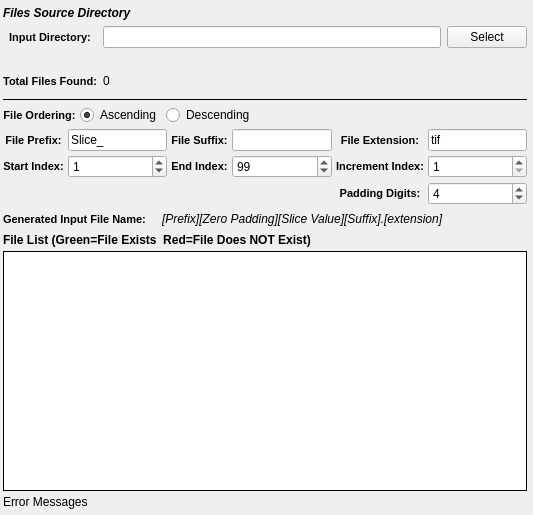
<?xml version="1.0" encoding="UTF-8"?>
<ui version="4.0">
 <class>TileListWidget</class>
 <widget class="QWidget" name="TileListWidget">
  <property name="geometry">
   <rect>
    <x>0</x>
    <y>0</y>
    <width>533</width>
    <height>515</height>
   </rect>
  </property>
  <property name="windowTitle">
   <string/>
  </property>
  <layout class="QVBoxLayout" name="verticalLayout">
   <property name="spacing">
    <number>4</number>
   </property>
   <property name="leftMargin">
    <number>3</number>
   </property>
   <property name="topMargin">
    <number>0</number>
   </property>
   <property name="rightMargin">
    <number>6</number>
   </property>
   <property name="bottomMargin">
    <number>6</number>
   </property>
   <item>
    <layout class="QGridLayout" name="widgetLayout">
     <property name="topMargin">
      <number>6</number>
     </property>
     <property name="bottomMargin">
      <number>6</number>
     </property>
     <property name="spacing">
      <number>6</number>
     </property>
     <item row="0" column="0" colspan="3">
      <widget class="QLabel" name="label_5">
       <property name="styleSheet">
        <string notr="true">QLabel 
{
	font-style: italic;font-weight: bold;
font-size: 12px;
}</string>
       </property>
       <property name="text">
        <string>Files Source Directory</string>
       </property>
      </widget>
     </item>
     <item row="3" column="1">
      <widget class="QLabel" name="totalSlices">
       <property name="text">
        <string>0</string>
       </property>
      </widget>
     </item>
     <item row="1" column="0">
      <widget class="QLabel" name="label_29">
       <property name="toolTip">
        <string>The directory that contains the .ang or .ctf files</string>
       </property>
       <property name="styleSheet">
        <string notr="true">QLabel {
font-weight: bold;
font-size: 11px;
}</string>
       </property>
       <property name="text">
        <string>Input Directory:</string>
       </property>
       <property name="alignment">
        <set>Qt::AlignCenter</set>
       </property>
      </widget>
     </item>
     <item row="1" column="1">
      <widget class="QtSLineEdit" name="inputDir"/>
     </item>
     <item row="1" column="2">
      <widget class="QPushButton" name="inputDirBtn">
       <property name="text">
        <string>Select</string>
       </property>
      </widget>
     </item>
     <item row="3" column="0">
      <widget class="QLabel" name="label_47">
       <property name="styleSheet">
        <string notr="true">QLabel {
font-weight: bold;
font-size: 11px;
}</string>
       </property>
       <property name="text">
        <string>Total Files Found:</string>
       </property>
       <property name="alignment">
        <set>Qt::AlignCenter</set>
       </property>
      </widget>
     </item>
     <item row="2" column="1">
      <widget class="SVSmallLabel" name="absPathLabel">
       <property name="font">
        <font>
         <weight>50</weight>
         <italic>false</italic>
         <bold>false</bold>
        </font>
       </property>
       <property name="text">
        <string/>
       </property>
       <property name="wordWrap">
        <bool>true</bool>
       </property>
       <property name="textInteractionFlags">
        <set>Qt::LinksAccessibleByMouse|Qt::TextSelectableByKeyboard|Qt::TextSelectableByMouse</set>
       </property>
      </widget>
     </item>
    </layout>
   </item>
   <item>
    <widget class="Line" name="line_9">
     <property name="frameShadow">
      <enum>QFrame::Plain</enum>
     </property>
     <property name="orientation">
      <enum>Qt::Horizontal</enum>
     </property>
    </widget>
   </item>
   <item>
    <layout class="QHBoxLayout" name="horizontalLayout">
     <item>
      <widget class="QLabel" name="label_7">
       <property name="styleSheet">
        <string notr="true">QLabel {
font-weight: bold;
font-size: 11px;
}</string>
       </property>
       <property name="text">
        <string>File Ordering:</string>
       </property>
       <property name="alignment">
        <set>Qt::AlignCenter</set>
       </property>
      </widget>
     </item>
     <item>
      <widget class="QRadioButton" name="orderAscending">
       <property name="text">
        <string>Ascending</string>
       </property>
       <property name="checked">
        <bool>true</bool>
       </property>
      </widget>
     </item>
     <item>
      <widget class="QRadioButton" name="orderDescending">
       <property name="text">
        <string>Descending</string>
       </property>
      </widget>
     </item>
     <item>
      <spacer name="horizontalSpacer">
       <property name="orientation">
        <enum>Qt::Horizontal</enum>
       </property>
       <property name="sizeHint" stdset="0">
        <size>
         <width>40</width>
         <height>20</height>
        </size>
       </property>
      </spacer>
     </item>
    </layout>
   </item>
   <item>
    <layout class="QGridLayout" name="gridLayout_20">
     <item row="1" column="3">
      <widget class="SVSpinBox" name="endIndex">
       <property name="minimumSize">
        <size>
         <width>75</width>
         <height>0</height>
        </size>
       </property>
       <property name="toolTip">
        <string>The file index to stop the import at. (Inclusive)</string>
       </property>
       <property name="maximum">
        <number>1000000</number>
       </property>
       <property name="value">
        <number>99</number>
       </property>
      </widget>
     </item>
     <item row="1" column="0">
      <widget class="QLabel" name="label_50">
       <property name="styleSheet">
        <string notr="true">QLabel {
font-weight: bold;
font-size: 11px;
}</string>
       </property>
       <property name="text">
        <string>Start Index:</string>
       </property>
       <property name="alignment">
        <set>Qt::AlignCenter</set>
       </property>
      </widget>
     </item>
     <item row="1" column="1">
      <widget class="SVSpinBox" name="startIndex">
       <property name="minimumSize">
        <size>
         <width>75</width>
         <height>0</height>
        </size>
       </property>
       <property name="toolTip">
        <string>Which file index to start the import at.</string>
       </property>
       <property name="maximum">
        <number>1000000</number>
       </property>
       <property name="value">
        <number>1</number>
       </property>
      </widget>
     </item>
     <item row="1" column="2">
      <widget class="QLabel" name="label_51">
       <property name="styleSheet">
        <string notr="true">QLabel {
font-weight: bold;
font-size: 11px;
}</string>
       </property>
       <property name="text">
        <string>End Index:</string>
       </property>
       <property name="alignment">
        <set>Qt::AlignCenter</set>
       </property>
      </widget>
     </item>
     <item row="0" column="4">
      <widget class="QLabel" name="label_56">
       <property name="styleSheet">
        <string notr="true">QLabel {
font-weight: bold;
font-size: 11px;
}</string>
       </property>
       <property name="text">
        <string>File Extension:</string>
       </property>
       <property name="alignment">
        <set>Qt::AlignCenter</set>
       </property>
      </widget>
     </item>
     <item row="0" column="3">
      <widget class="SVLineEdit" name="fileSuffix">
       <property name="toolTip">
        <string>The part of the filename that comes AFTER the slice index</string>
       </property>
      </widget>
     </item>
     <item row="0" column="5">
      <widget class="SVLineEdit" name="fileExt">
       <property name="toolTip">
        <string>The file extension of the input files</string>
       </property>
       <property name="text">
        <string>tif</string>
       </property>
      </widget>
     </item>
     <item row="0" column="0">
      <widget class="QLabel" name="label_32">
       <property name="styleSheet">
        <string notr="true">QLabel {
font-weight: bold;
font-size: 11px;
}</string>
       </property>
       <property name="text">
        <string>File Prefix:</string>
       </property>
       <property name="alignment">
        <set>Qt::AlignCenter</set>
       </property>
      </widget>
     </item>
     <item row="0" column="1">
      <widget class="SVLineEdit" name="filePrefix">
       <property name="toolTip">
        <string>The front part of the input file name</string>
       </property>
       <property name="text">
        <string>Slice_</string>
       </property>
      </widget>
     </item>
     <item row="0" column="2">
      <widget class="QLabel" name="label_13">
       <property name="styleSheet">
        <string notr="true">QLabel {
font-weight: bold;
font-size: 11px;
}</string>
       </property>
       <property name="text">
        <string>File Suffix:</string>
       </property>
       <property name="alignment">
        <set>Qt::AlignCenter</set>
       </property>
      </widget>
     </item>
     <item row="3" column="4">
      <widget class="QLabel" name="label_21">
       <property name="styleSheet">
        <string notr="true">QLabel {
font-weight: bold;
font-size: 11px;
}</string>
       </property>
       <property name="text">
        <string>Padding Digits:</string>
       </property>
       <property name="alignment">
        <set>Qt::AlignCenter</set>
       </property>
      </widget>
     </item>
     <item row="3" column="5">
      <widget class="SVSpinBox" name="totalDigits">
       <property name="toolTip">
        <string>The number of digits to allow for the slice index.</string>
       </property>
       <property name="value">
        <number>4</number>
       </property>
      </widget>
     </item>
     <item row="1" column="4">
      <widget class="QLabel" name="label_52">
       <property name="styleSheet">
        <string notr="true">QLabel {
font-weight: bold;
font-size: 11px;
}</string>
       </property>
       <property name="text">
        <string>Increment Index:</string>
       </property>
       <property name="alignment">
        <set>Qt::AlignCenter</set>
       </property>
      </widget>
     </item>
     <item row="1" column="5">
      <widget class="SVSpinBox" name="increment">
       <property name="minimumSize">
        <size>
         <width>75</width>
         <height>0</height>
        </size>
       </property>
       <property name="toolTip">
        <string>Which file index to start the import at.</string>
       </property>
       <property name="minimum">
        <number>1</number>
       </property>
       <property name="maximum">
        <number>1000000</number>
       </property>
       <property name="value">
        <number>1</number>
       </property>
      </widget>
     </item>
    </layout>
   </item>
   <item>
    <layout class="QHBoxLayout" name="_6">
     <item>
      <widget class="QLabel" name="label_17">
       <property name="styleSheet">
        <string notr="true">QLabel {
font-weight: bold;
font-size: 11px;
}</string>
       </property>
       <property name="text">
        <string>Generated Input File Name:</string>
       </property>
      </widget>
     </item>
     <item>
      <spacer name="horizontalSpacer_24">
       <property name="orientation">
        <enum>Qt::Horizontal</enum>
       </property>
       <property name="sizeType">
        <enum>QSizePolicy::Fixed</enum>
       </property>
       <property name="sizeHint" stdset="0">
        <size>
         <width>12</width>
         <height>20</height>
        </size>
       </property>
      </spacer>
     </item>
     <item>
      <widget class="QLabel" name="generatedFileNameExample">
       <property name="font">
        <font>
         <italic>true</italic>
        </font>
       </property>
       <property name="text">
        <string>[Prefix][Zero Padding][Slice Value][Suffix].[extension]</string>
       </property>
      </widget>
     </item>
     <item>
      <spacer name="horizontalSpacer_25">
       <property name="orientation">
        <enum>Qt::Horizontal</enum>
       </property>
       <property name="sizeHint" stdset="0">
        <size>
         <width>40</width>
         <height>20</height>
        </size>
       </property>
      </spacer>
     </item>
    </layout>
   </item>
   <item>
    <widget class="QLabel" name="label_57">
     <property name="font">
      <font>
       <weight>75</weight>
       <italic>false</italic>
       <bold>true</bold>
      </font>
     </property>
     <property name="text">
      <string>File List (Green=File Exists  Red=File Does NOT Exist)</string>
     </property>
    </widget>
   </item>
   <item>
    <widget class="QListWidget" name="fileListView">
     <property name="sizePolicy">
      <sizepolicy hsizetype="Expanding" vsizetype="MinimumExpanding">
       <horstretch>0</horstretch>
       <verstretch>0</verstretch>
      </sizepolicy>
     </property>
     <property name="toolTip">
      <string>The list of files that will be imported in the order they will be imported into the HDF5 Ebsd File</string>
     </property>
     <property name="frameShape">
      <enum>QFrame::Box</enum>
     </property>
     <property name="frameShadow">
      <enum>QFrame::Plain</enum>
     </property>
    </widget>
   </item>
   <item>
    <widget class="QLabel" name="errorMessage">
     <property name="text">
      <string>Error Messages</string>
     </property>
    </widget>
   </item>
  </layout>
 </widget>
 <customwidgets>
  <customwidget>
   <class>QtSLineEdit</class>
   <extends>QLineEdit</extends>
   <header location="global">QtSLineEdit.h</header>
  </customwidget>
  <customwidget>
   <class>SVSmallLabel</class>
   <extends>QLabel</extends>
   <header location="global">SVControlWidgets.h</header>
  </customwidget>
  <customwidget>
   <class>SVSpinBox</class>
   <extends>QSpinBox</extends>
   <header location="global">SVControlWidgets.h</header>
  </customwidget>
  <customwidget>
   <class>SVLineEdit</class>
   <extends>QLineEdit</extends>
   <header location="global">SVControlWidgets.h</header>
  </customwidget>
 </customwidgets>
 <resources/>
 <connections/>
</ui>
